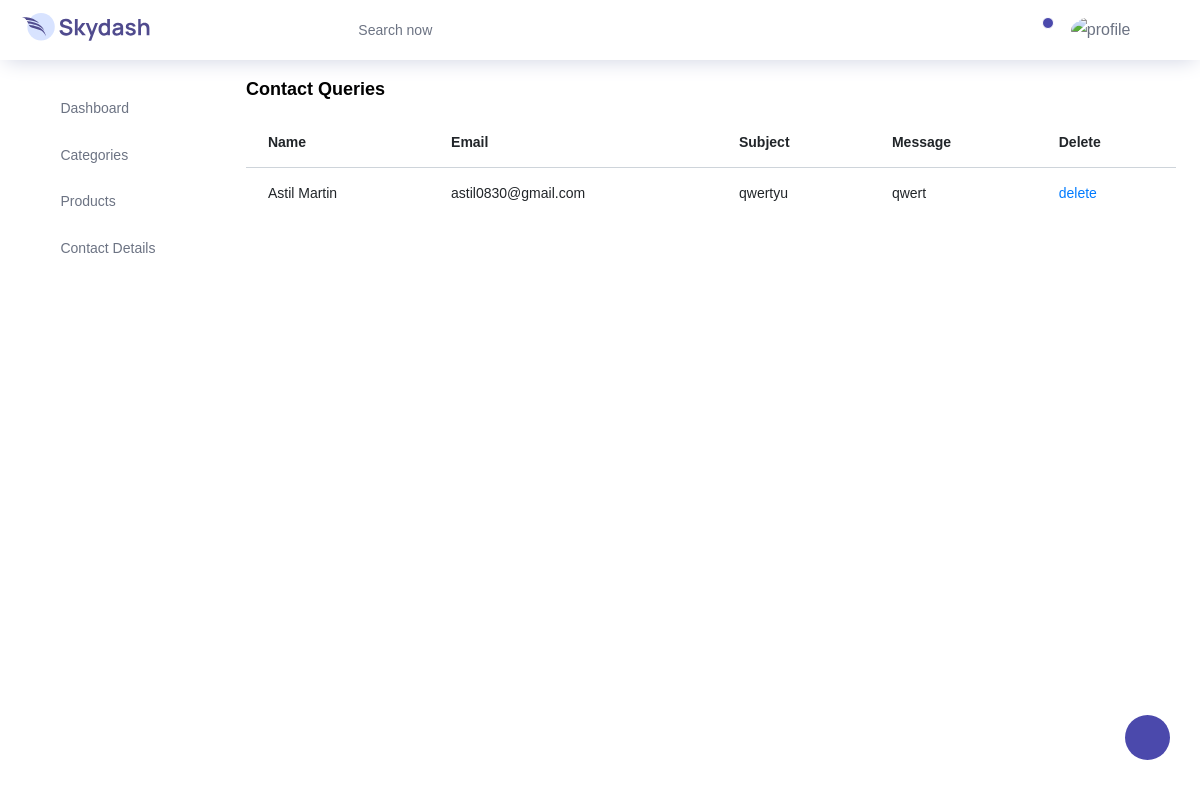
Screenshot of /Backend/contact_data/ with the database file from the repository.
### webapp/models.py (models this page shows)
class contactdb(models.Model):
    Name=models.CharField(max_length=100,null=True,blank=True)
    Email=models.EmailField(max_length=100,null=True,blank=True)
    Subject=models.CharField(max_length=100,null=True,blank=True)
    Message=models.CharField(max_length=500,null=True,blank=True)

### Backend/views.py (the view)
# urls.py: path('contact_data/', views.contact_data, name="contact_data"),
def contact_data(request):
    data=contactdb.objects.all()
    return render(request,"contactpage.html",{'data':data})

### Backend/templates/contactpage.html (shortened to what this page needs)
<!DOCTYPE html>
{% extends 'index.html' %}
{% block content %}
<html lang="en">
<head>
</head>
<body>
<div class="col-lg-10 grid-margin stretch-card">
              <div class="card">
                <div class="card-body">
                  <h4 class="card-title">Contact Queries</h4>
                  <div class="table-responsive">
                    <table class="table table-hover">
                      <thead>
                        <tr>
                          <th>Name</th>
                          <th>Email</th>
                          <th>Subject</th>
                          <th>Message</th>
                          <th>Delete</th>
                        </tr>
                      </thead>
                      <tbody>
                      {% for i in data %}
                        <tr>
                          <td>{{i.Name}}</td>
                          <td>{{i.Email}}</td>
                          <td>{{i.Subject}}</td>
                          <td>{{i.Message}}</td>
                          <td>
                            <a href="{% url 'delete_contact' conid=i.id %}">
                                    delete
                                </a>
                          </td>
                        </tr>
                      {% endfor %}
                      </tbody>
                    </table>
                  </div>
                </div>
              </div>
            </div>
</body>
</html>
{% endblock %}

### rows the page displays
contactdb: Name "Astil Martin", Email "astil0830@gmail.com", Subject "qwertyu", Message "qwert"
